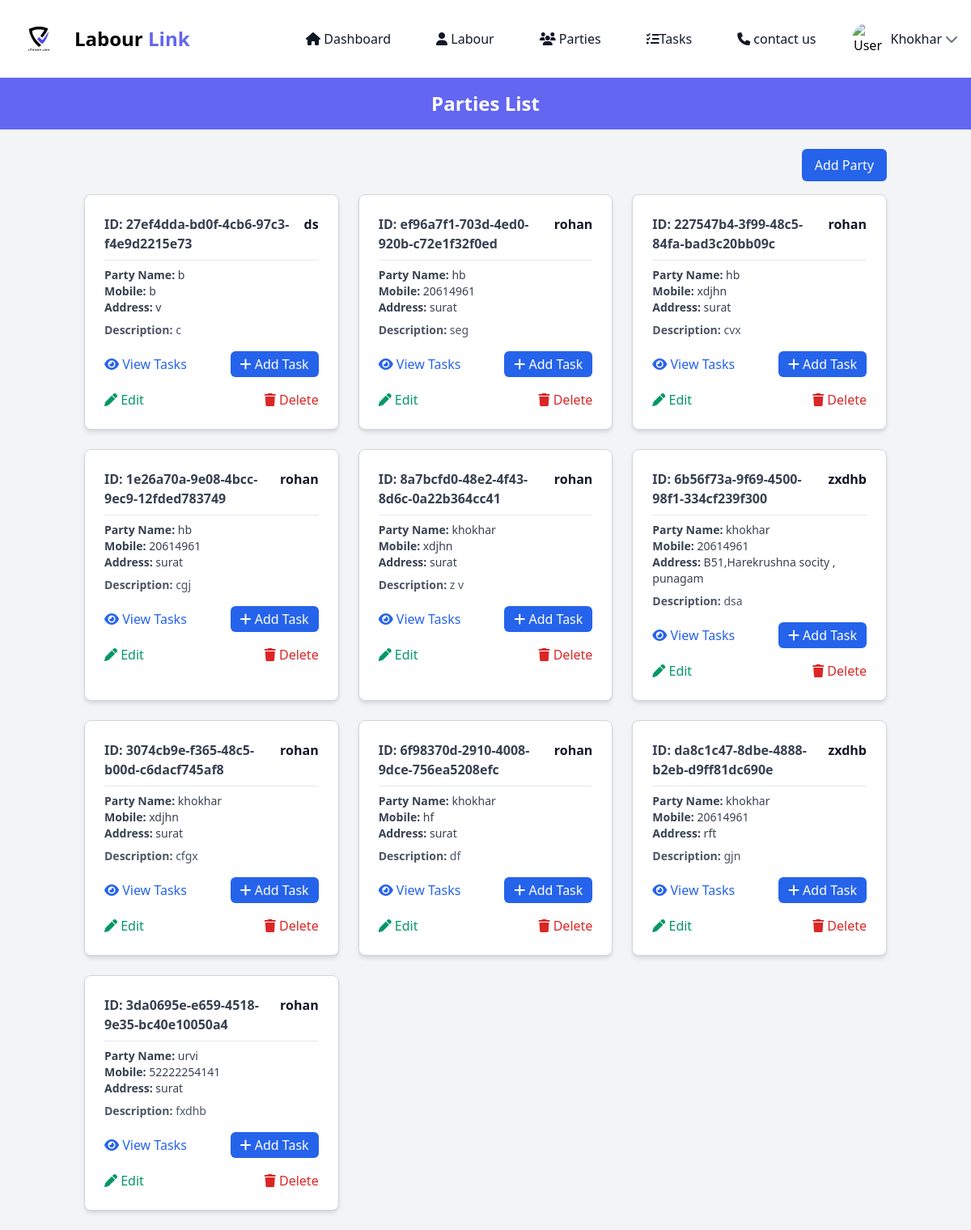
The page /parties/ (signed in) on the database as committed earlier.
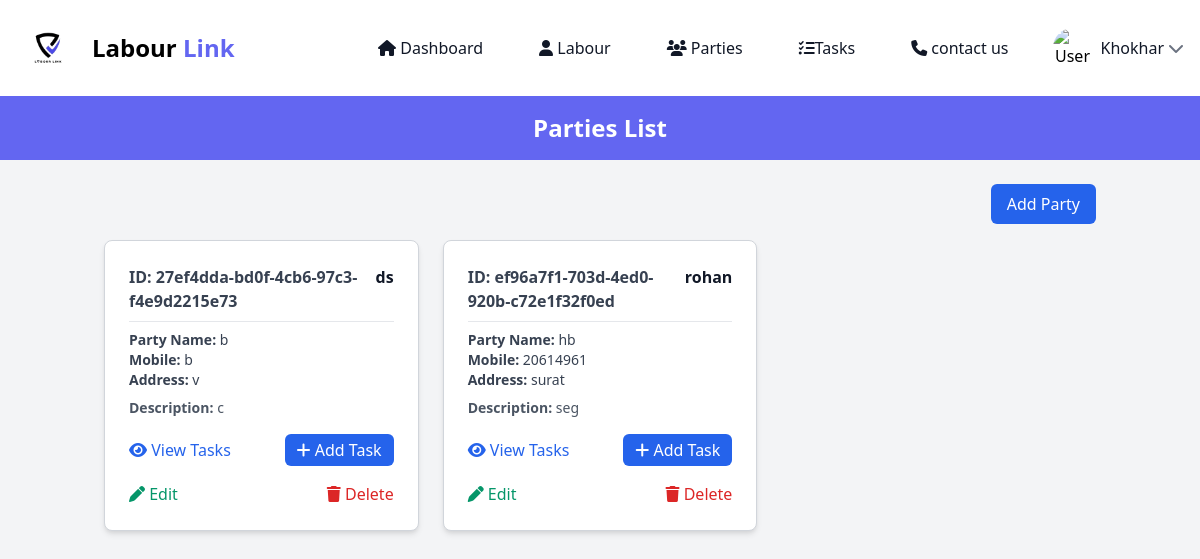
The same page on the database as committed later.
### LLApps/parties/models.py (models this page shows, shortened)
class PartiesDetail(BaseModel):
    labour = models.ForeignKey(Labour, on_delete=models.CASCADE, related_name='parties_details')
    firm_name = models.CharField(max_length=255)
    party_name = models.CharField(max_length=255)
    party_mobile = models.CharField(max_length=15)
    address = models.TextField()
    description = models.TextField()
    class Meta:
        verbose_name = "Party Detail"
        verbose_name_plural = "Parties Details"
        ordering = ['party_name']

### LLApps/dashboard/views.py (the view)
# urls.py: path('parties/', parties_view, name='parties_view'),
@login_required
def parties_view(request):
    labour_id = request.session.get('LL_labour_id')
    parties = PartiesDetail.objects.filter(labour_id=labour_id)
    return render(request, 'dashboard/parties.html', {'parties': parties})

### LLApps/dashboard/views.py (called while the page is built)
def login_required(view_func):
    @wraps(view_func)
    def wrapper(request, *args, **kwargs):
        if 'LL_labour_id' not in request.session:
            messages.error(request, 'You need to be logged in to access this page.')
            return redirect('login_view')
        return view_func(request, *args, **kwargs)
    return wrapper

### LLApps/dashboard/templates/dashboard/parties.html (shortened to what this page needs)
{% extends 'dashboard/base.html' %}
{% load static %}
{% block body %}
<header class="bg-indigo-500 text-white p-4">
  <h1 class="text-center text-2xl font-bold">Parties List</h1>
</header>
<div class="container mx-auto my-6 px-4">
  <div class="flex justify-between items-center mb-4">
    <a href="{% url 'add_new_party' %}" class="bg-blue-600 text-white py-2 px-4 rounded-md hover:bg-blue-700">
      Add Party
    </a>
  </div>
  <div class="grid grid-cols-1 md:grid-cols-2 lg:grid-cols-3 gap-6">
    {% for party in parties %}
    <div class="bg-white p-6 rounded-lg shadow-md border border-gray-300">
      <div class="flex justify-between border-b pb-2 mb-2">
        <span class="font-semibold text-gray-700">ID: {{ party.llid }}</span>
        <span class="font-semibold text-gray-900">{{ party.firm_name }}</span>
      </div>
      <div class="text-gray-700 text-sm mb-2">
        <p><strong>Party Name:</strong> {{ party.party_name }}</p>
        <p><strong>Mobile:</strong> {{ party.party_mobile }}</p>
        <p><strong>Address:</strong> {{ party.address }}</p>
      </div>
      <div class="text-gray-600 text-sm mb-2">
        <p><strong>Description:</strong> {{ party.description }}</p>
      </div>
      <div class="flex justify-between items-center mt-4">
        <a href="{% url 'party_tasks' party_id=party.llid %}"
         class="text-blue-600 hover:text-blue-700">
          <i class="fa-solid fa-eye"></i> View Tasks
        </a>
        <a href="{% url 'add_task' party_id=party.llid %}"
          class="bg-blue-600 text-white py-1 px-3 rounded-md hover:bg-blue-700">
          <i class="fa-solid fa-plus"></i> Add Task
        </a>
      </div>
      <div class="flex justify-between items-center mt-4">
        <a href="{% url 'edit_party' party_id=party.llid %}" class="text-green-600 hover:text-green-700">
          <i class="fa-solid fa-pen"></i> Edit
        </a>
        <a href="{% url 'delete_party' party_id=party.llid %}" class="text-red-600 hover:text-red-700"
          onclick="return confirm('Are you sure you want to delete this party?');">
          <i class="fa-solid fa-trash"></i> Delete
        </a>
      </div>
    </div>
    {% endfor %}
  </div>
</div>
{% endblock %}

### LLApps/dashboard/templates/dashboard/base.html (shortened to what this page needs)
{% load static %}
<!DOCTYPE html>
<html lang="en">
<head>
  <link href="https://cdn.jsdelivr.net/npm/tailwindcss@latest/dist/tailwind.min.css" rel="stylesheet" />
  <link rel="stylesheet" href="https://cdnjs.cloudflare.com/ajax/libs/font-awesome/6.0.0-beta3/css/all.min.css" />
  <link rel="stylesheet" href="https://cdnjs.cloudflare.com/ajax/libs/font-awesome/6.7.2/css/all.min.css"
 />
  <link rel="stylesheet" href="https://cdnjs.cloudflare.com/ajax/libs/font-awesome/6.7.2/css/fontawesome.min.css"
 />
</head>
<body class="bg-gray-100">
  <nav class="bg-white border-gray-200 dark:bg-gray-900 shadow-md">
    <div class="max-w-screen-xl flex flex-wrap items-center justify-between mx-auto p-4">
      <a href="{% url 'dashboard_view' %}" class="flex items-center">
        <img src="{% static 'dashboard/images/logo.png' %}" class="h-16 mr-3" alt="Flowbite Logo" />
        <span class="self-center text-2xl font-semibold whitespace-nowrap dark:text-white">Labour <span
            class="text-indigo-500">Link</span></span>
      </a>
      <div id="navbar-default"
        class="hidden flex-col md:flex md:flex-row md:items-center md:space-x-8 w-full md:w-auto mt-4 md:mt-0">
        <a href="{% url 'dashboard_view' %}"
          class="block py-2 px-3 text-gray-900 rounded hover:bg-gray-100 md:hover:bg-transparent md:hover:text-blue-700 dark:text-white md:dark:hover:text-blue-500 dark:hover:bg-gray-700 dark:hover:text-white">
          <i class="fas fa-home"></i> Dashboard</a>
        <a href="{% url 'labour_read' %}"
          class="block py-2 px-3 text-gray-900 rounded hover:bg-gray-100 md:hover:bg-transparent md:hover:text-blue-700 dark:text-white md:dark:hover:text-blue-500 dark:hover:bg-gray-700 dark:hover:text-white"><i
            class="fa-solid fa-user"></i> Labour</a>
        <a href="{% url 'parties_view' %}"
          class="block py-2 px-3 text-gray-900 rounded hover:bg-gray-100 md:hover:bg-transparent md:hover:text-blue-700 dark:text-white md:dark:hover:text-blue-500 dark:hover:bg-gray-700 dark:hover:text-white"><i
            class="fas fa-users"></i> Parties</a>
        <a href="{% url 'tasks_view'  %}"
          class="block py-2 px-3 text-gray-900 rounded hover:bg-gray-100 md:hover:bg-transparent md:hover:text-blue-700 dark:text-white md:dark:hover:text-blue-500 dark:hover:bg-gray-700 dark:hover:text-white"><i
            class="fa-solid fa-list-check"></i>Tasks</a>
        <a href="{% url 'contact_view' %}"
          class="block py-2 px-3 text-gray-900 rounded hover:bg-gray-100 md:hover:bg-transparent md:hover:text-blue-700 dark:text-white md:dark:hover:text-blue-500 dark:hover:bg-gray-700 dark:hover:text-white"><i
            class="fa-solid fa-phone"></i> contact us</a>
        <div class="relative">
          <button id="user-menu-button" class="flex items-center focus:outline-none">
            <img src="{{request.session.LL_profile}}" alt="User Avatar" class="w-10 h-10 rounded-full" />
            <span class="ml-2 text-gray-900 dark:text-white">{{request.session.LL_name}}</span>
            <i class="fas fa-chevron-down ml-1 text-gray-500"></i>
          </button>
        </div>
      </div>
    </div>
  </nav>
  {% block body %} {% endblock %}
</body>
</html>

Rows that differ between the two databases and show on the page:
removed PartiesDetail: llid "227547b4-3f99-48c5-84fa-bad3c20bb09c", firm_name "rohan", party_name "hb", party_mobile "xdjhn", address "surat", description "cvx"
removed PartiesDetail: llid "1e26a70a-9e08-4bcc-9ec9-12fded783749", firm_name "rohan", party_name "hb", party_mobile "20614961", address "surat", description "cgj"
removed PartiesDetail: llid "8a7bcfd0-48e2-4f43-8d6c-0a22b364cc41", firm_name "rohan", party_name "khokhar", party_mobile "xdjhn", address "surat", description "z v"
removed PartiesDetail: llid "6b56f73a-9f69-4500-98f1-334cf239f300", firm_name "zxdhb", party_name "khokhar", party_mobile "20614961", address "B51,Harekrushna socity , punagam", description "dsa"
removed PartiesDetail: llid "3074cb9e-f365-48c5-b00d-c6dacf745af8", firm_name "rohan", party_name "khokhar", party_mobile "xdjhn", address "surat", description "cfgx"
removed PartiesDetail: llid "6f98370d-2910-4008-9dce-756ea5208efc", firm_name "rohan", party_name "khokhar", party_mobile "hf", address "surat", description "df"
removed PartiesDetail: llid "da8c1c47-8dbe-4888-b2eb-d9ff81dc690e", firm_name "zxdhb", party_name "khokhar", party_mobile "20614961", address "rft", description "gjn"
removed PartiesDetail: llid "3da0695e-e659-4518-9e35-bc40e10050a4", firm_name "rohan", party_name "urvi", party_mobile "52222254141", address "surat", description "fxdhb"
